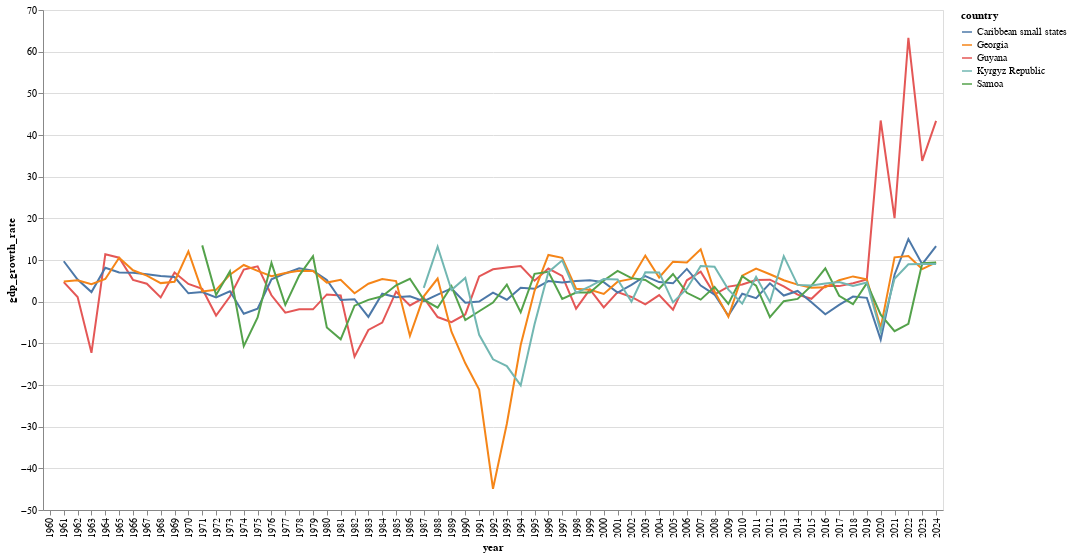

The notebook cell this image was saved under:
### Markdown cell above
# Top 5 countries visualized

### Code cell
alt.Chart(top_5_countries_combined_df).mark_line().encode(
  x=alt.X('year'),
  y=alt.Y('gdp_growth_rate'),
  color = alt.Color('country')
).properties(
    width=900,
    height=500
)

### Figure 1 — Vega-Lite specification as saved in the notebook (floating-point values rounded to 4 significant figures; data arrays with more than 128 entries replaced by an {"elided": "..."} marker saying what was removed)
{"config": {"view": {"continuousWidth": 300, "continuousHeight": 300}}, "data": {"name": "data-49bb10ecf468eaeacc98e7e61a25ef90"}, "mark": {"type": "line"}, "encoding": {"color": {"field": "country", "type": "nominal"}, "x": {"field": "year", "type": "nominal"}, "y": {"field": "gdp_growth_rate", "type": "quantitative"}}, "height": 500, "width": 900, "$schema": "https://vega.github.io/schema/vega-lite/v5.20.1.json", "datasets": {"data-49bb10ecf468eaeacc98e7e61a25ef90": {"elided": "325 records"}}}
